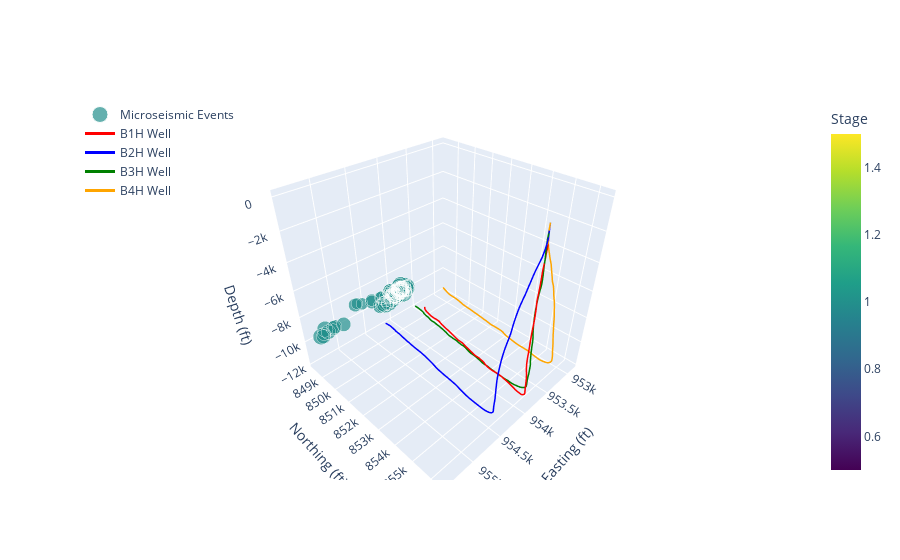

Here is the notebook cell this chart was saved with:
### Code cell
# Create a viewer object to run the package.
viewer1 = VisualizeModel.DataViewer(plot_objects=[MSplot, well_plot])

viewer1.draw()
